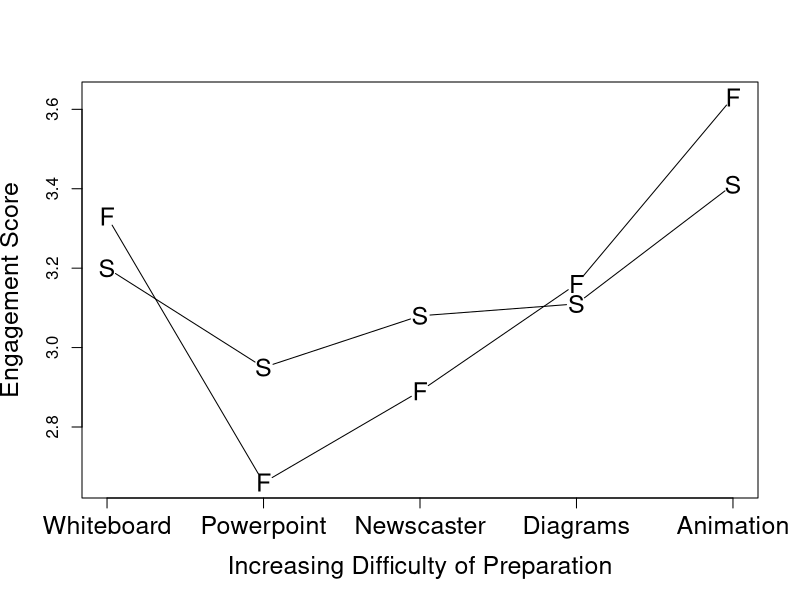
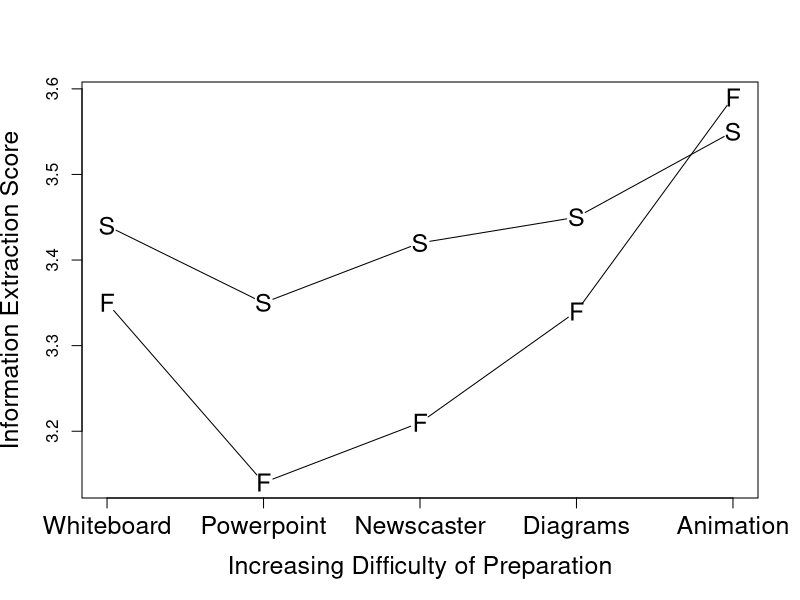
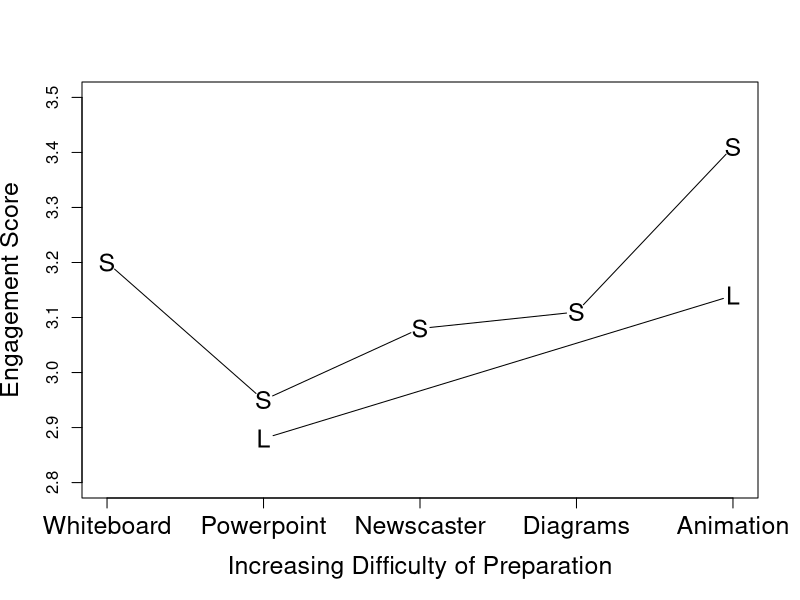
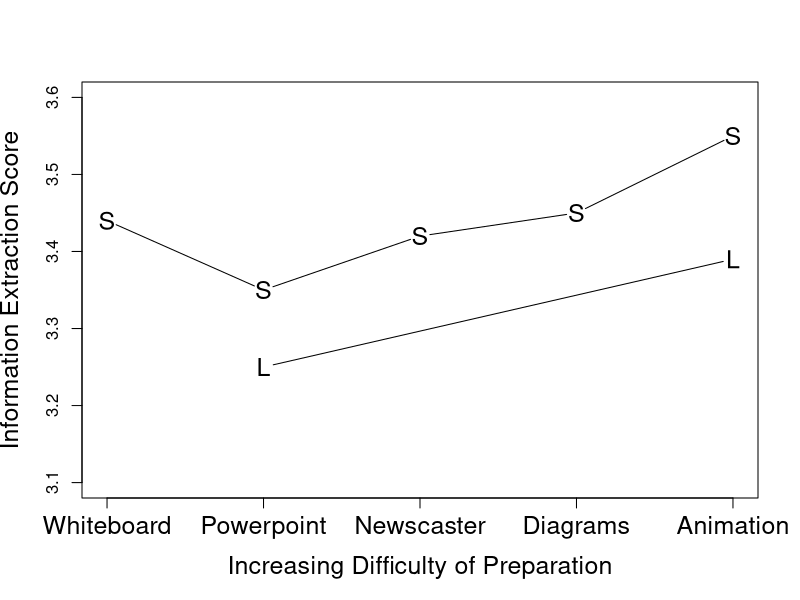

The R source for these figures, in order: (Note: this script raises an error after producing the figures.)
## These are the line graph plots for the poster given at temple teaching conference
## weakness is don't show variation , based off data in Test results plots 

PlotData<-read.csv("data/Interaction_plots.csv", header = TRUE, na.strings=".", check.names=FALSE)

#subset student and faculty data
Plot1 <- subset(PlotData, Group=="Faculty")
Plot2 <- subset(PlotData, Group=="Student")
PlotL <- subset(PlotData, Group=="Longform")

## Create graphs of faculty and student interaction for Engagement and Extraction

plot.new()
xrange<-range(Plot1$X_coord)
yrange<-range(Plot1$Engage)
x<-c(1:5)
videolabels<-c("Whiteboard","Powerpoint","Newscaster","Diagrams","Animation")
plot(xrange, yrange, type="n", xaxt="n", xlab="Increasing Difficulty of Preparation",
     ylab="Engagement Score", cex.lab=1.5)
axis(1,at=x, labels=videolabels, cex.axis=1.5)
#faculty data
lines(Plot1$X_coord, Plot1$Engage,type="b", pch="F", cex=1.5)
#student data
lines(Plot2$X_coord, Plot2$Engage,type="b", pch="S", cex=1.5)

##text(1.9,3.1, "* p<0.05", pos=4)

#reset range for second graph
yrange<-range(Plot1$Extract)
## plot second graph for extract data
plot(xrange, yrange, type="n", xaxt="n", xlab="Increasing Difficulty of Preparation",
     ylab="Information Extraction Score", cex.lab=1.5)
axis(1,at=x, labels=videolabels, cex.axis=1.5)
#faculty data
lines(Plot1$X_coord, Plot1$Extract,type="b", pch="F", cex=1.5)
#student data
lines(Plot2$X_coord, Plot2$Extract,type="b", pch="S", cex= 1.5)


## Create plots for comparison of student fall survey S and spring longform L

xrange<-range(Plot2$X_coord)
yrange<-range(Plot2$Engage)
x<-c(1:5)
videolabels<-c("Whiteboard","Powerpoint","Newscaster","Diagrams","Animation")
plot(xrange, yrange, ylim = c(2.8,3.5),type="n", xaxt="n", xlab="Increasing Difficulty of Preparation",
     ylab="Engagement Score", cex.lab=1.5)
axis(1,at=x, labels=videolabels, cex.axis=1.5)
#faculty data
lines(Plot2$X_coord, Plot2$Engage,type="b", pch="S", cex=1.5)
#student data
lines(PlotL$X_coord, PlotL$Engage,type="b", pch="L", cex=1.5)


yrange<-range(Plot2$Extract)
## plot second graph for extract data
plot(xrange, yrange, type="n", xaxt="n", ylim = c(3.1,3.6), xlab="Increasing Difficulty of Preparation",
     ylab="Information Extraction Score" , cex.lab=1.5)
axis(1,at=x, labels=videolabels, cex.axis=1.5)
#faculty data
lines(Plot2$X_coord, Plot2$Extract,type="b", pch="S", cex=1.5)
#student data
lines(PlotL$X_coord, PlotL$Extract,type="b", pch="L", cex=1.5)


## Additional added because it turns out extract was atypical
fallaveWB<-apply(subset(Student_Numerical_Fall[,2:7],Student_Numerical_Fall$Video == "WB"),2,mean, na.rm=TRUE)
fallaveNC<-apply(subset(Student_Numerical_Fall[,2:7],Student_Numerical_Fall$Video == "NC"),2,mean, na.rm=TRUE)
fallaveDI<-apply(subset(Student_Numerical_Fall[,2:7],Student_Numerical_Fall$Video == "DI"),2,mean, na.rm=TRUE)
fallaveWB
fallaveNC
fallaveDI

xrange<-range(Plot2$X_coord)
yrange<-range(Plot2$Maintain)
x<-c(1:5)
videolabels<-c("Whiteboard","Powerpoint","Newscaster","Diagrams","Animation")
plot(xrange, yrange, ylim = c(2.8,3.5),type="n", xaxt="n", xlab="Increasing Difficulty of Preparation",
     ylab="Maintenance Score", cex.lab=1.5)
axis(1,at=x, labels=videolabels, cex.axis=1.5)
#faculty data
lines(Plot2$X_coord, Plot2$Maintain,type="b", pch="S", cex=1.5)
#student data
lines(PlotL$X_coord, PlotL$Maintain,type="b", pch="L", cex=1.5)

#reset range for second graph
yrange<-range(Plot2$Enjoy)
## plot second graph for extract data
plot(xrange, yrange, type="n", xaxt="n", ylim = c(2.8,3.6), xlab="Increasing Difficulty of Preparation",
     ylab="Information Enjoyment Score" , cex.lab=1.5)
axis(1,at=x, labels=videolabels, cex.axis=1.5)
#faculty data
lines(Plot2$X_coord, Plot2$Enjoy,type="b", pch="S", cex=1.5)
#student data
lines(PlotL$X_coord, PlotL$Enjoy,type="b", pch="L", cex=1.5)